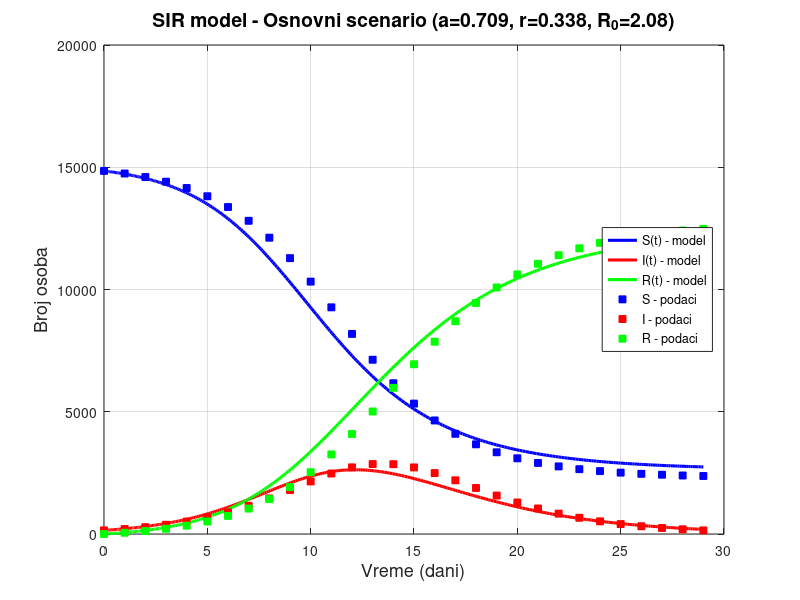
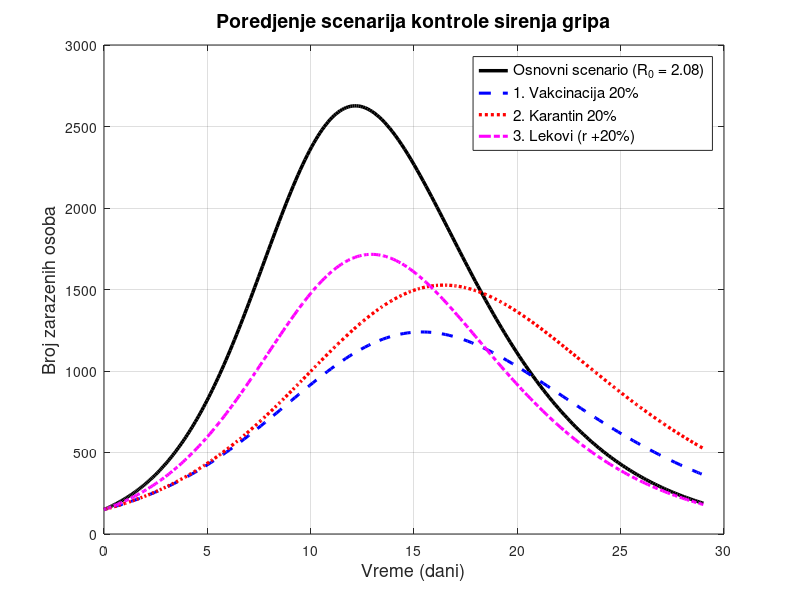

Write MATLAB code to recreate these figures, in order.
%% ================================================
%%  SIR MODEL ŠIRENJA GRIPA - Seminarski rad
%%  Osnove matematičkog modeliranja
%% ================================================
 
clear; clc; close all;
 
%% --- 1. PODACI ---
N = 15000;
t_pod = (0:29)';
 
I_pod = [150; 205; 280; 378; 508; 674; 887; 1150; 1454; 1797; ...
         2150; 2474; 2726; 2861; 2855; 2724; 2492; 2197; 1882; 1573; ...
         1288; 1043; 832; 663; 519; 406; 318; 246; 193; 148];
 
R_pod = [0; 51; 120; 214; 341; 512; 740; 1040; 1428; 1920; ...
         2528; 3255; 4091; 5012; 5978; 6943; 7864; 8706; 9449; 10084; ...
         10615; 11051; 11403; 11685; 11908; 12084; 12222; 12330; 12414; 12479];
 
S_pod = N - I_pod - R_pod;
 
%% --- 2. PROCENA PARAMETARA ---
% Procena r iz dR/dt = r * I
r_niz = (R_pod(2:end) - R_pod(1:end-1)) ./ I_pod(1:end-1);
r = mean(r_niz);
fprintf('Procenjeni r = %.4f dan^-1  (prosecno trajanje bolesti = %.2f dana)\n', r, 1/r);
 
% Procena a iz dS/dt = -a*S*I
dS = S_pod(2:end) - S_pod(1:end-1);

a_niz = -dS ./ (S_pod(1:end-1).*I_pod(1:end-1)/N);

a = mean(a_niz);

fprintf('Procenjeni a = %.4f dan^-1\n', a);
 
S0 = S_pod(1)/N;
R0_val = a * S0 / r;
fprintf('Osnovni reprodukcioni broj R0 = %.3f\n\n', R0_val);
 
%% --- 3. SIR model ---
sir_ode = @(t, y, aa, rr) [-aa*y(1)*y(2); ...
                             aa*y(1)*y(2) - rr*y(2); ...
                             rr*y(2)];
 
y0 = [S_pod(1); I_pod(1); 0] / N;   % pocetni uslovi (udjeli)
tspan = [0 29];
opts = odeset('RelTol',1e-8, 'AbsTol',1e-10);
 
%% --- 4. Simulacija svih scenarija ---
 
% Scenarij 0: Osnovni
[t0, Y0] = ode45(@(t,y) sir_ode(t,y,a,r), tspan, y0, opts);
 
% Scenarij 1: Vakcinacija 20%
% 20% populacije prelazi iz S u R pre pocetka sezone (trajni imunitet)
y1    = y0;
y1(1) = y1(1) - 0.20;
y1(3) = y1(3) + 0.20;
R0_init_vak = 0.20;   % inicijalno vakcinisani (nisu bili bolesni)
[t1, Y1] = ode45(@(t,y) sir_ode(t,y,a,r), tspan, y1, opts);
 
% Scenarij 2: Karantin (20% zarazenih izolovano -> a_ef = 0.8*a)
a2 = 0.8 * a;
[t2, Y2] = ode45(@(t,y) sir_ode(t,y,a2,r), tspan, y0, opts);
 
% Scenarij 3: Lekovi (r povecano za 20%)
r3 = 1.20 * r;
[t3, Y3] = ode45(@(t,y) sir_ode(t,y,a,r3), tspan, y0, opts);
 
%% --- 5. Grafik 1: Osnovni scenario + podaci ---
figure('Position',[100 100 820 520]);
plot(t0, Y0(:,1)*N, 'b-', 'LineWidth', 2.2); hold on;
plot(t0, Y0(:,2)*N, 'r-', 'LineWidth', 2.2);
plot(t0, Y0(:,3)*N, 'g-', 'LineWidth', 2.2);
plot(t_pod, S_pod, 'bs', 'MarkerFaceColor', 'b', 'MarkerSize', 5);
plot(t_pod, I_pod, 'rs', 'MarkerFaceColor', 'r', 'MarkerSize', 5);
plot(t_pod, R_pod, 'gs', 'MarkerFaceColor', 'g', 'MarkerSize', 5);
xlabel('Vreme (dani)', 'FontSize', 13);
ylabel('Broj osoba', 'FontSize', 13);
title(sprintf('SIR model - Osnovni scenario (a=%.3f, r=%.3f, R_0=%.2f)', a, r, R0_val), ...
      'FontSize', 14);
legend('S(t) - model', 'I(t) - model', 'R(t) - model', ...
       'S - podaci', 'I - podaci', 'R - podaci', 'Location', 'east');
grid on;
saveas(gcf, 'fig_basic.eps', 'epsc');
 
%% --- 6. Grafik 2: Poredjenje svih scenarija (broj zarazenih) ---
figure('Position',[100 100 860 520]);
plot(t0, Y0(:,2)*N, 'k-',  'LineWidth', 2.5); hold on;
plot(t1, Y1(:,2)*N, 'b--', 'LineWidth', 2.2);
plot(t2, Y2(:,2)*N, 'r:',  'LineWidth', 2.4);
plot(t3, Y3(:,2)*N, 'm-.', 'LineWidth', 2.2);
xlabel('Vreme (dani)', 'FontSize', 13);
ylabel('Broj zarazenih osoba', 'FontSize', 13);
title('Poredjenje scenarija kontrole sirenja gripa', 'FontSize', 14);
legend(sprintf('Osnovni scenario (R_0 = %.2f)', R0_val), ...
       '1. Vakcinacija 20%', ...
       '2. Karantin 20%', ...
       '3. Lekovi (r +20%)', ...
       'Location', 'northeast', 'FontSize', 11);
grid on;
saveas(gcf, 'fig_scenariji.eps', 'epsc');
 
%% --- 7. Tabelarni prikaz rezultata ---
fprintf('\n%-12s %6s %10s %8s %14s\n', 'Scenario', 'R0', 'max I', 'dan max', 'Ukupno zar.');
scen     = {'Osnovni', 'Vakcinacija', 'Karantin', 'Lekovi'};
Yarr     = {Y0, Y1, Y2, Y3};
tarr     = {t0, t1, t2, t3};
R0s      = [a*S0/r,  a*(S0-0.2)/r,  a2*S0/r,  a*S0/r3];
% R0_init: udeo koji je na pocetku u R a nije prebolelo bolest (samo vakcinacija)
R0_inits = [0,       R0_init_vak,   0,         0];
 
for k = 1:4
    I = Yarr{k}(:,2)*N;
    [maxI, idx] = max(I);
    tmax = tarr{k}(idx);
    % Ukupno zarazenih = svi koji su prosli kroz I tokom simulacije
    % = (1 - S_inf - inicijalno_vakcinisani) * N
    total_infected = (1 - Yarr{k}(end,1) - R0_inits(k)) * N;
    fprintf('%-12s %6.2f %10.0f %8.1f %14.0f\n', ...
            scen{k}, R0s(k), maxI, tmax, total_infected);
end
